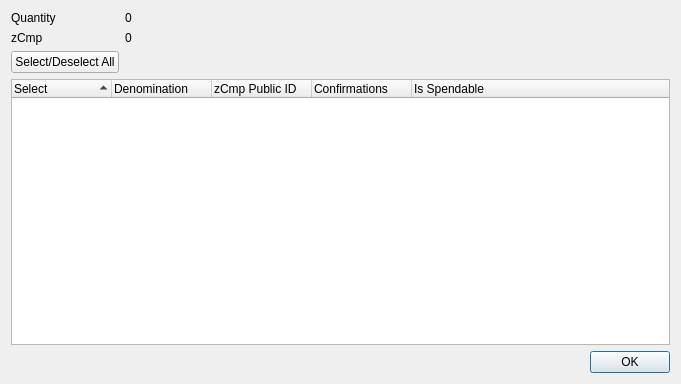
<?xml version="1.0" encoding="UTF-8"?>
<ui version="4.0">
 <class>ZCmpControlDialog</class>
 <widget class="QDialog" name="ZCmpControlDialog">
  <property name="geometry">
   <rect>
    <x>0</x>
    <y>0</y>
    <width>681</width>
    <height>384</height>
   </rect>
  </property>
  <property name="minimumSize">
   <size>
    <width>681</width>
    <height>384</height>
   </size>
  </property>
  <property name="windowTitle">
   <string>Select zCmp to Spend</string>
  </property>
  <layout class="QGridLayout" name="gridLayout">
   <item row="0" column="0">
    <layout class="QFormLayout" name="formLayout">
     <property name="sizeConstraint">
      <enum>QLayout::SetDefaultConstraint</enum>
     </property>
     <item row="0" column="0">
      <widget class="QLabel" name="labelQuantity">
       <property name="text">
        <string>Quantity</string>
       </property>
      </widget>
     </item>
     <item row="0" column="1">
      <widget class="QLabel" name="labelQuantity_int">
       <property name="text">
        <string>0</string>
       </property>
      </widget>
     </item>
     <item row="1" column="0">
      <widget class="QLabel" name="labelZCmp">
       <property name="text">
        <string>zCmp</string>
       </property>
      </widget>
     </item>
     <item row="1" column="1">
      <widget class="QLabel" name="labelZCmp_int">
       <property name="text">
        <string>0</string>
       </property>
      </widget>
     </item>
     <item row="2" column="0">
      <widget class="QPushButton" name="pushButtonAll">
       <property name="text">
        <string>Select/Deselect All</string>
       </property>
      </widget>
     </item>
    </layout>
   </item>
   <item row="1" column="0">
    <layout class="QVBoxLayout" name="verticalLayout">
     <item>
      <widget class="QTreeWidget" name="treeWidget">
       <property name="minimumSize">
        <size>
         <width>0</width>
         <height>250</height>
        </size>
       </property>
       <property name="alternatingRowColors">
        <bool>true</bool>
       </property>
       <property name="sortingEnabled">
        <bool>true</bool>
       </property>
       <property name="columnCount">
        <number>5</number>
       </property>
       <attribute name="headerDefaultSectionSize">
        <number>100</number>
       </attribute>
       <column>
        <property name="text">
         <string notr="true">Select</string>
        </property>
       </column>
       <column>
        <property name="text">
         <string notr="true">Denomination</string>
        </property>
       </column>
       <column>
        <property name="text">
         <string notr="true">zCmp Public ID</string>
        </property>
       </column>
       <column>
        <property name="text">
         <string notr="true">Confirmations</string>
        </property>
       </column>
       <column>
        <property name="text">
         <string>Is Spendable</string>
        </property>
       </column>
      </widget>
     </item>
     <item>
      <widget class="QDialogButtonBox" name="buttonBox">
       <property name="orientation">
        <enum>Qt::Horizontal</enum>
       </property>
       <property name="standardButtons">
        <set>QDialogButtonBox::Ok</set>
       </property>
      </widget>
     </item>
    </layout>
   </item>
  </layout>
 </widget>
 <resources/>
 <connections>
  <connection>
   <sender>buttonBox</sender>
   <signal>accepted()</signal>
   <receiver>ZCmpControlDialog</receiver>
   <slot>accept()</slot>
   <hints>
    <hint type="sourcelabel">
     <x>248</x>
     <y>254</y>
    </hint>
    <hint type="destinationlabel">
     <x>157</x>
     <y>274</y>
    </hint>
   </hints>
  </connection>
  <connection>
   <sender>buttonBox</sender>
   <signal>rejected()</signal>
   <receiver>ZCmpControlDialog</receiver>
   <slot>reject()</slot>
   <hints>
    <hint type="sourcelabel">
     <x>316</x>
     <y>260</y>
    </hint>
    <hint type="destinationlabel">
     <x>286</x>
     <y>274</y>
    </hint>
   </hints>
  </connection>
 </connections>
</ui>
